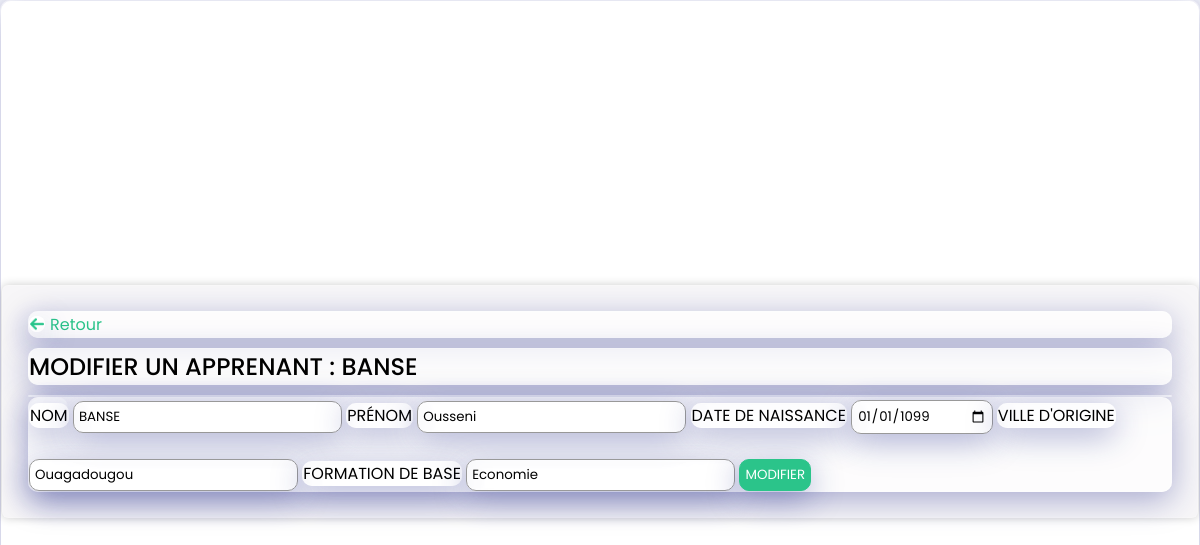
The app's page /modifier.php?id=23 with its own data.
### tables this page shows
CREATE TABLE `employe` (
  `id` int UNSIGNED NOT NULL,
  `nom` varchar(30) NOT NULL,
  `prenom` varchar(30) NOT NULL,
  `date_de_naissance` date DEFAULT NULL,
  `ville` varchar(30) NOT NULL,
  `formation` varchar(30) NOT NULL,
  `reg_date` timestamp NULL DEFAULT CURRENT_TIMESTAMP ON UPDATE CURRENT_TIMESTAMP
);

### modifier.php (the view, shortened to what this page needs)
<!DOCTYPE html>
<html lang="en">
<head>
    <link rel="stylesheet" href="formStyle.css">
</head>
<body>
    <?php
    include_once "connexion.php";
    $id = $_GET['id'];
    $sql = "SELECT * FROM employe WHERE id = :id";
    $stmt = $conn->prepare($sql);
    $stmt->bindParam(':id', $id);
    $stmt->execute();
    $row = $stmt->fetch(PDO::FETCH_ASSOC);
    ?>
    <div class="form">
        <a href="verifier.php" class="back_btn"><img src="images/back.png">Retour</a>
        <h2>Modifier un apprenant : <?= $row['nom'] ?></h2>
        <p class="erreur_message">
        </p>
        <form action="" method="POST">
            <label>Nom</label>
            <input type="text" name="nom" value="<?= $row['nom'] ?>">
            <label>Prénom</label>
            <input type="text" name="prenom" value="<?= $row['prenom'] ?>">
            <label>Date de naissance</label>
            <input type="date" name="date_de_naissance" value="<?= $row['date_de_naissance'] ?>">
            <label>Ville d'origine</label>
            <input type="text" name="ville" value="<?= $row['ville'] ?>">
            <label>Formation de base</label>
            <input type="text" name="formation" value="<?= $row['formation'] ?>">
            <input type="submit" value="Modifier" name="button">
        </form>
    </div>
</body>
</html>

### formStyle.css (style rules this page uses)
* { margin: 0; padding: 0; box-sizing: border-box; font-family: "Poppins", sans-serif; border-radius: 12px; border: 1px solid rgba(209, 213, 219, 0.3); background: rgba(255, 255, 255, 0.7); box-shadow: 0 8px 32px 0 rgba(31, 38, 135, 0.37); backdrop-filter: blur(1.5px); -webkit-backdrop-filter: blur(1.5px); border-radius: 10px; border: 1px solid rgba(255, 255, 255, 0.18); }
body { background-image: url("https://images.unsplash.com/photo-1519681393784-d120267933ba?ixid=MnwxMjA3fDB8MHxwaG90by1wYWdlfHx8fGVufDB8fHx8&ixlib=rb-1.2.1&auto=format&fit=crop&w=1124&q=100"); }
body { display: flex; align-items: center; justify-content: center; min-height: 100vh; }
img { height: 25px; }
.form { background-color: #f7f6f8; padding: 25px; box-shadow: 0 0 10px rgba(0, 0, 0, 0.2); border-radius: 6px; }
.back_btn { color: #2bc48a; text-decoration: 0; display: flex; align-items: center; }
.back_btn img { height: 16px; margin-right: 5px; }
h2 { margin: 10px 0; font-weight: 500; text-transform: uppercase; }
.erreur_message { color: red; font-size: 12px; }
label { margin-top: 5px; text-transform: uppercase; }
input { padding: 5px; border: 1px solid #999; outline: 0; margin-top: 2px; }
input[type="submit"] { margin-top: 25px; background-color: #2bc48a; border: 1px solid #2bc48a; cursor: pointer; color: #fff; text-transform: uppercase; }

### records on screen
employe: nom "BANSE", prenom "Ousseni", date_de_naissance "01/01/1099", ville "Ouagadougou", formation "Economie"
